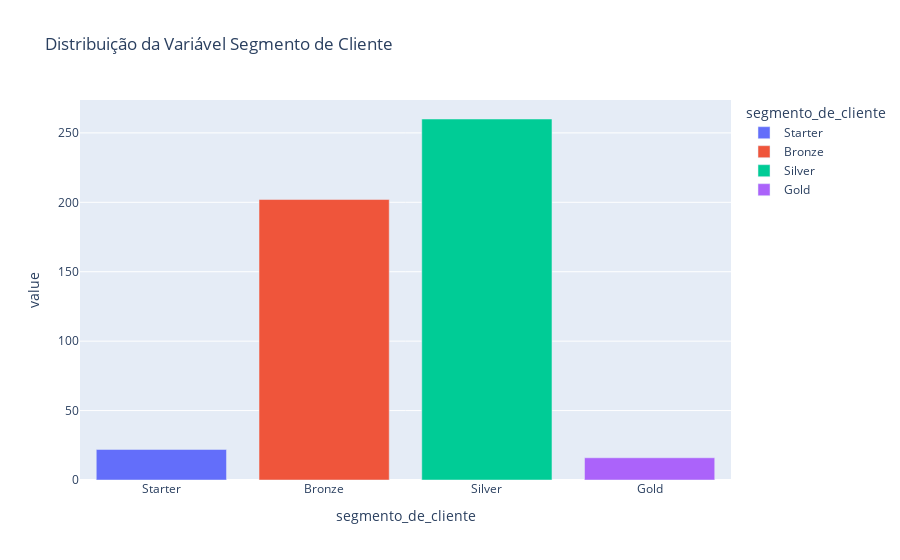

Notebook code for this chart:
### Code cell
# Distribuição da Variável Target - Contagem
px.bar(
    contagem_target,
    color=contagem_target.index,
    title='Distribuição da Variável Segmento de Cliente',
    category_orders={ 'segmento_de_cliente': lista_segmentos }
    )

### Figure 1 — Plotly figure (JSON) as saved in the notebook; plotly's stock layout.template omitted (floating-point values rounded to 4 significant figures)
{"data": [{"alignmentgroup": "True", "hovertemplate": "segmento_de_cliente=%{x}<br>value=%{y}<extra></extra>", "legendgroup": "Starter", "marker": {"color": "#636efa", "pattern": {"shape": ""}}, "name": "Starter", "offsetgroup": "Starter", "orientation": "v", "showlegend": true, "textposition": "auto", "type": "bar", "x": ["Starter"], "xaxis": "x", "y": [22], "yaxis": "y"}, {"alignmentgroup": "True", "hovertemplate": "segmento_de_cliente=%{x}<br>value=%{y}<extra></extra>", "legendgroup": "Bronze", "marker": {"color": "#EF553B", "pattern": {"shape": ""}}, "name": "Bronze", "offsetgroup": "Bronze", "orientation": "v", "showlegend": true, "textposition": "auto", "type": "bar", "x": ["Bronze"], "xaxis": "x", "y": [202], "yaxis": "y"}, {"alignmentgroup": "True", "hovertemplate": "segmento_de_cliente=%{x}<br>value=%{y}<extra></extra>", "legendgroup": "Silver", "marker": {"color": "#00cc96", "pattern": {"shape": ""}}, "name": "Silver", "offsetgroup": "Silver", "orientation": "v", "showlegend": true, "textposition": "auto", "type": "bar", "x": ["Silver"], "xaxis": "x", "y": [260], "yaxis": "y"}, {"alignmentgroup": "True", "hovertemplate": "segmento_de_cliente=%{x}<br>value=%{y}<extra></extra>", "legendgroup": "Gold", "marker": {"color": "#ab63fa", "pattern": {"shape": ""}}, "name": "Gold", "offsetgroup": "Gold", "orientation": "v", "showlegend": true, "textposition": "auto", "type": "bar", "x": ["Gold"], "xaxis": "x", "y": [16], "yaxis": "y"}], "layout": {"barmode": "relative", "legend": {"title": {"text": "segmento_de_cliente"}, "tracegroupgap": 0}, "title": {"text": "Distribuição da Variável Segmento de Cliente"}, "xaxis": {"anchor": "y", "categoryarray": ["Starter", "Bronze", "Silver", "Gold"], "categoryorder": "array", "domain": [0, 1], "title": {"text": "segmento_de_cliente"}}, "yaxis": {"anchor": "x", "domain": [0, 1], "title": {"text": "value"}}}}
